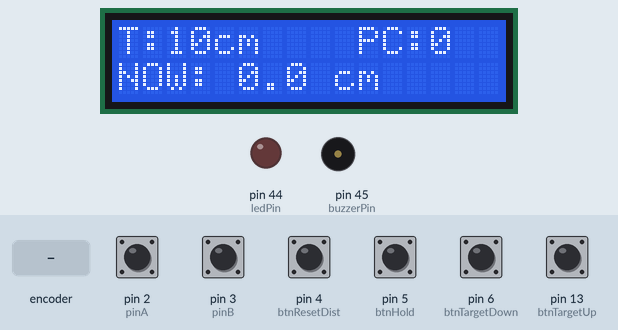
Simulated run of this sketch. Board: Arduino Mega 2560, built with avr-gcc and run on an emulated ATmega2560. Shown: 16×2 character LCD, output pins drawn as LEDs (lit = HIGH), buzzer (waves = sounding, pin HIGH). The test bench sets the inputs (shaded band); at power-on: pin 2 (pinA), pin 3 (pinB), pin 4 (btnResetDist), pin 5 (btnHold), pin 6 (btnTargetDown), pin 13 (btnTargetUp) HIGH.

Above: at 2.5 s.
2.6 s: pin 5 (btnHold) pulled LOW for 0.15 s
At 3.7 s:
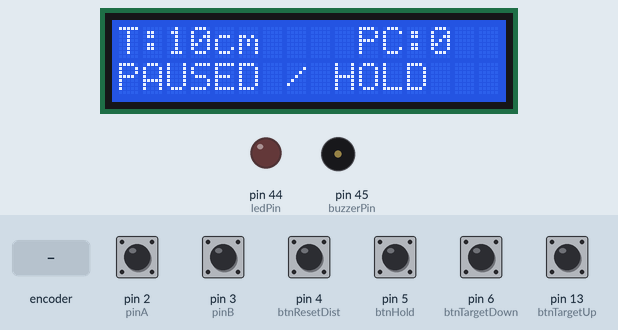
4.2 s: pin 6 (btnTargetDown) pulled LOW for 1 s
At 6.0 s:
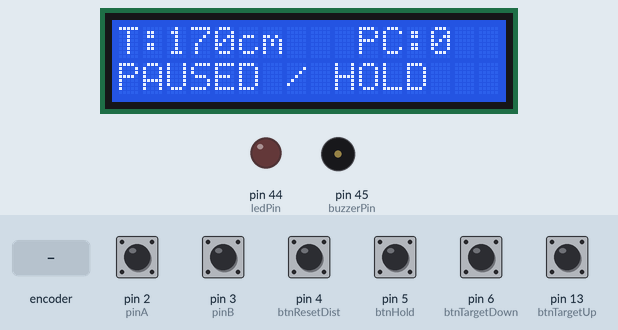
6.7 s: pin 5 (btnHold) pulled LOW for 1 s
At 7.1 s:
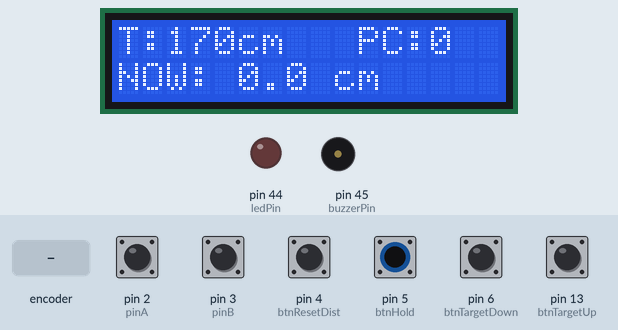
9.2 s: pin 6 (btnTargetDown) pulled LOW for 0.15 s
At 10.6 s:
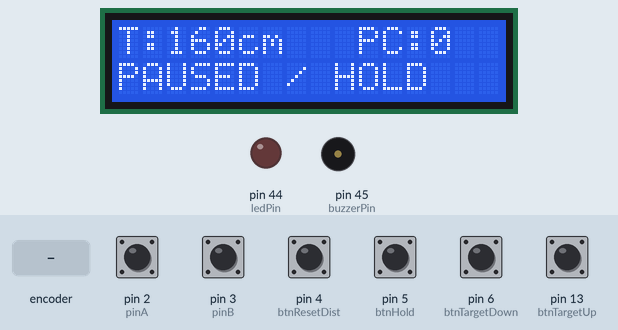
10.9 s: pin 4 (btnResetDist) driven LOW and pin 5 (btnHold) driven LOW
At 13.3 s:
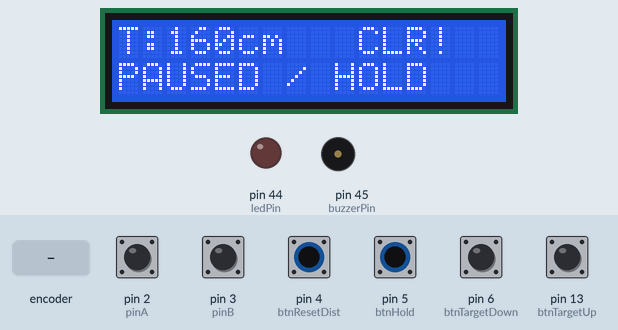
13.9 s: rotary encoder on pin 2 (pinA) / pin 3 (pinB) turned 3 steps (first pin leading)
At 15.4 s:
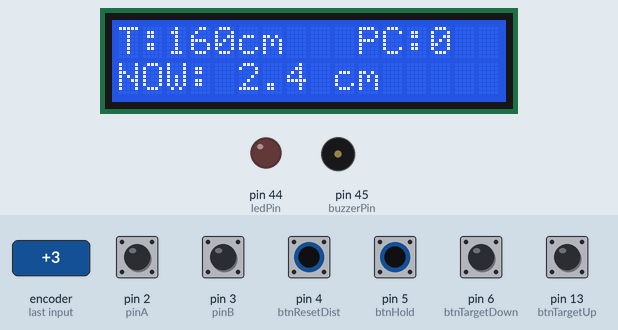
Timing chart, 0 to 16.9 s (numbered marks = the images above; inputs shaded):
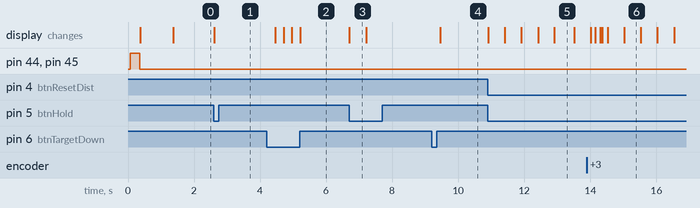

The sketch:

ManualStop.ino
```cpp
// Updated Code (Auto-Hold Edition)
#include <LiquidCrystal.h>

LiquidCrystal lcd(12, 11, 10, 9, 8, 7);

const int pinA = 2;
const int pinB = 3;
const int btnTargetUp = 13;
const int btnTargetDown = 6;
const int btnResetDist = 4;

const int btnHold = 5;  // This is now your "Ready for Next Piece" button

const int ledPin = 44;
const int buzzerPin = 45;

volatile long pulseCount = 0;
float wheelDiameterMM = 50.0;
float mmPerPulse = (3.14159 * wheelDiameterMM) / 20.0;

int targetCM = 10;

int pieceCount = 0;
bool paused = false;
bool targetReached = false;  // New flag for auto-hold logic

unsigned long buttonTimer = 0;
bool longPressTriggered = false;
unsigned long lastHoldPress = 0;

void setup() {
  lcd.begin(16, 2);
  pinMode(pinA, INPUT_PULLUP);
  pinMode(pinB, INPUT_PULLUP);
  pinMode(btnTargetUp, INPUT_PULLUP);
  pinMode(btnTargetDown, INPUT_PULLUP);
  pinMode(btnResetDist, INPUT_PULLUP);
  pinMode(btnHold, INPUT_PULLUP);

  pinMode(ledPin, OUTPUT);
  pinMode(buzzerPin, OUTPUT);

  digitalWrite(ledPin, HIGH);
  digitalWrite(buzzerPin, HIGH);
  delay(300);
  digitalWrite(ledPin, LOW);
  digitalWrite(buzzerPin, LOW);

  attachInterrupt(digitalPinToInterrupt(pinA), handleEncoder, CHANGE);
  attachInterrupt(digitalPinToInterrupt(pinB), handleEncoder, CHANGE);

  lcd.print("SAFE-CUT V2.8");
  delay(1000);
  lcd.clear();
}

void loop() {
  float currentCM = (pulseCount * mmPerPulse) / 10.0;

  // 1. AUTO-HOLD LOGIC
  if (currentCM >= (float)targetCM && !targetReached && !paused) {
    pieceCount++;
    targetReached = true;
    paused = true;  // LOCK the measurement immediately
  }

  // 2. TARGET SCALE (Buttons 13 and 6)
  if (digitalRead(btnTargetUp) == LOW) {
    targetCM += 10;
    if (targetCM > 200) targetCM = 10;
    delay(250);
  }
  if (digitalRead(btnTargetDown) == LOW) {
    targetCM -= 10;
    if (targetCM < 10) targetCM = 200;
    delay(250);
  }

  // 3. MANUAL RESET / RELEASE (Button 5)
  // This button now does two things:
  // - If target was reached: It resets the alarm and distance.
  // - If target wasn't reached: It works as a normal Pause.
  if (digitalRead(btnHold) == LOW) {
    if (millis() - lastHoldPress > 500) {
      if (targetReached) {
        pulseCount = 0;
        targetReached = false;
        paused = false;  // Start measuring again
      } else {
        paused = !paused;
      }
      lastHoldPress = millis();
      lcd.clear();
    }
  }

  // 4. LONG PRESS RESET (Button 4)
  if (digitalRead(btnResetDist) == LOW) {
    if (buttonTimer == 0) buttonTimer = millis();
    if (millis() - buttonTimer > 2000 && !longPressTriggered) {
      pieceCount = 0;
      pulseCount = 0;
      targetReached = false;
      paused = false;
      longPressTriggered = true;
      lcd.setCursor(10, 0);
      lcd.print("CLR!");
      delay(600);
      lcd.clear();
    }
  } else {
    if (buttonTimer > 0 && !longPressTriggered) {
      pulseCount = 0;
      targetReached = false;
    }
    buttonTimer = 0;
    longPressTriggered = false;
  }

  // 5. DISPLAY & ALARM
  lcd.setCursor(0, 0);
  lcd.print("T:");
  lcd.print(targetCM);
  lcd.print("cm ");
  lcd.setCursor(10, 0);
  lcd.print("PC:");
  lcd.print(pieceCount);
  lcd.print("  ");

  lcd.setCursor(0, 1);
  if (targetReached) {
    lcd.print("!!! CUT NOW !!! ");
    // Alarm stays on until you "Release" the system
    if ((millis() / 200) % 2 == 0) {
      digitalWrite(ledPin, HIGH);
      digitalWrite(buzzerPin, HIGH);
    } else {
      digitalWrite(ledPin, LOW);
      digitalWrite(buzzerPin, LOW);
    }
  } else {
    digitalWrite(ledPin, LOW);
    digitalWrite(buzzerPin, LOW);
    if (paused) lcd.print("PAUSED / HOLD   ");
    else {
      lcd.print("NOW: ");
      lcd.print(currentCM, 1);
      lcd.print(" cm      ");
    }
  }
}

void handleEncoder() {
  if (paused) return;  // This is what freezes the number on screen
  static int lastA = LOW;
  int currentA = digitalRead(pinA);
  if (currentA != lastA) {
    if (digitalRead(pinB) != currentA) pulseCount++;
    else pulseCount--;
  }
  lastA = currentA;
}
```

Measured:
- after the input at 2.6 s, the display: changes at once (image 1)
- after the input at 4.2 s, the display: first changes after 0.26 s (image 2 shows a later state)
- after the input at 6.7 s, the display: changes at once (image 3)
- after the input at 9.2 s, the display: changes after 0.26 s (image 4)
- after the input at 10.9 s, the display: first changes at once (image 5 shows a later state)
- after the input at 13.9 s, the display: first differs from a run without the input after 0.26 s (image 6 shows a later state)
- what the display in image 3 shows lasts 0.5 s, from 6.7 s to 7.2 s
